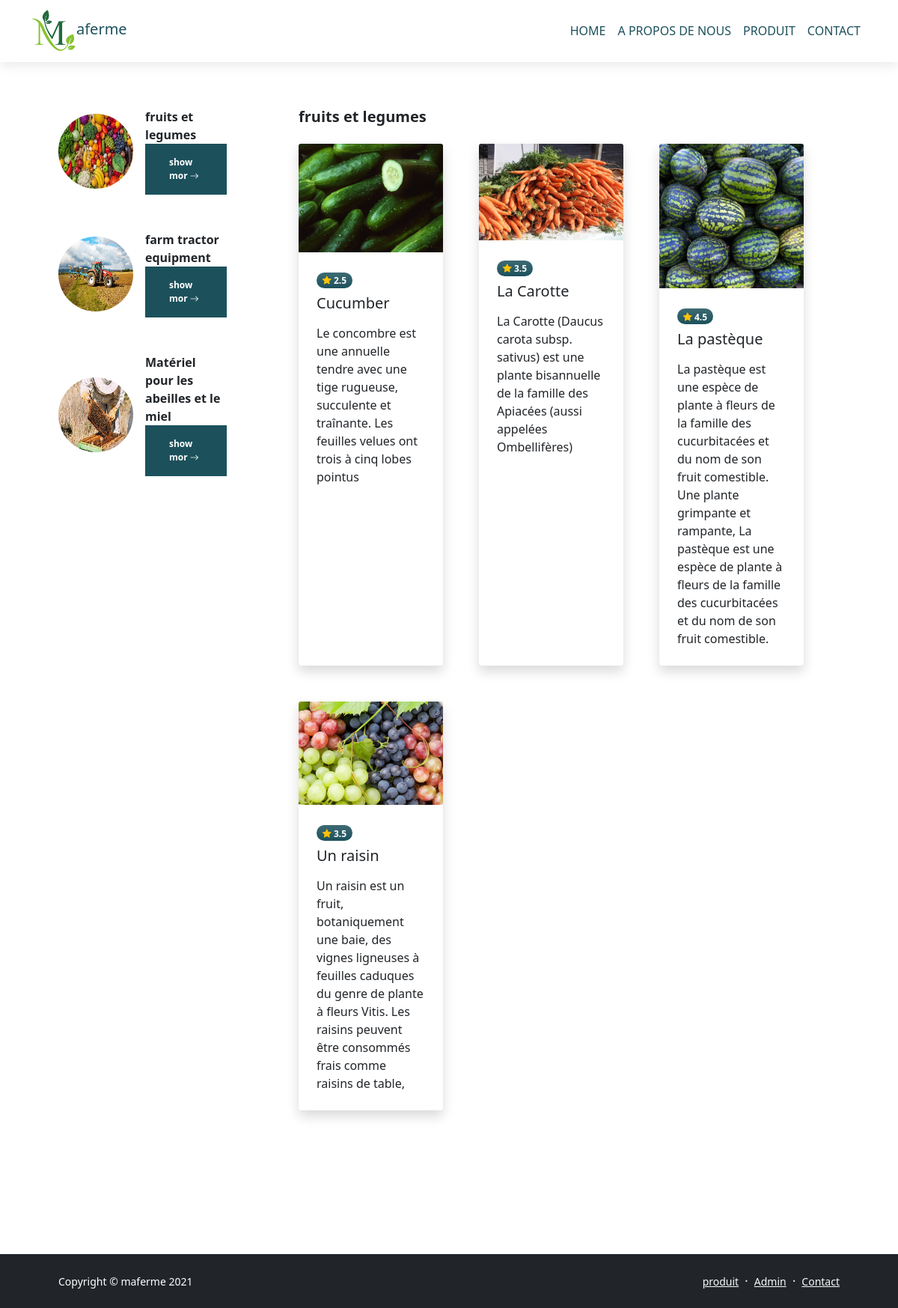
Screenshot of /category.php?cat_id=32 with the database file from the repository.
### tables this page shows
CREATE TABLE `categorie` (
  `cat_id` int(3) NOT NULL,
  `cat_titre` varchar(255) NOT NULL,
  `cat_image` text NOT NULL
);

CREATE TABLE `produit` (
  `produit_id` int(11) NOT NULL,
  `produit_cat_id` int(11) NOT NULL,
  `produit_titre` varchar(255) NOT NULL,
  `produit_prix` int(11) NOT NULL,
  `produit_img` text NOT NULL,
  `produit_comment` varchar(255) NOT NULL,
  `produit_description` text NOT NULL,
  `produit_date` date NOT NULL,
  `produit_evaluation` float NOT NULL
);

### category.php (the view, shortened to what this page needs)
<?php include "./include/head.php" ?>
<section class="py-5">
    <div class="container px-5 my-5">
        <div class="row gx-5">
            <div class="col-lg-3">
                <?php
                $query = "SELECT * FROM categorie ";
                $select_all = mysqli_query($conn, $query);
                while ($row = mysqli_fetch_assoc($select_all)) {
                    $cat_id = $row['cat_id'];
                    $cat_titre = $row['cat_titre'];
                    $cat_image = $row['cat_image'];
                ?>
                    <div class="d-flex align-items-center mt-lg-5 mb-4">
                        <img style=" width: 100px; height: 100px ;" class="img-fluid rounded-circle" src="image_db/categotie_img/<?php echo $cat_image ?> " alt="..." />
                        <div class="ms-3">
                            <div class="fw-bold"><?php echo $cat_titre ?></div>
                            <div class="text-muted">
                                <a class="button button--flex button--link home__info-button" href="category.php?cat_id=<?php echo $cat_id ?>">
                                    show mor <i class="bi bi-arrow-right"></i>
                                </a>
                            </div>
                        </div>
                    </div>
                <?php  } ?>
            </div>
            <div class="col-lg-9">
                <section class="py-5">
                    <div class="container px-5">
                        <?php
                        if (isset($_GET["cat_id"])) {
                            $cat_id2 = $_GET["cat_id"];
                        }
                        $query = "SELECT * FROM categorie where cat_id = $cat_id2";
                        $select_all = mysqli_query($conn, $query);
                        while ($row = mysqli_fetch_assoc($select_all)) {
                            $cat_titre = $row['cat_titre'];
                        ?>
                            <h2 class="fw-bolder fs-5 mb-4"><?php echo $cat_titre ?></h2>
                            <div class="row gx-5">
                            <?php } ?>
                            <?php
                            if (isset($_GET["cat_id"])) {
                                $cat_id = $_GET["cat_id"];
                            }
                            $query = "SELECT * FROM produit where produit_cat_id = $cat_id ";
                            $select_all = mysqli_query($conn, $query);
                            while ($row = mysqli_fetch_assoc($select_all)) {
                                $produit_id = $row['produit_id'];
                                $produit_titre = $row['produit_titre'];
                                $produit_evaluation = $row['produit_evaluation'];
                                $produit_description = $row['produit_description'];
                                $produit_img = $row['produit_img'];
                            ?>
                                <div class="col-lg-4 mb-5">
                                    <div class="card h-100 shadow border-0">
                                        <img class="card-img-top" src="image_db/produit_img/<?php echo $produit_img ?>" alt="..." />
                                        <div class="card-body p-4">
                                            <div class="badge bg-secondary bg-gradient rounded-pill mb-2"><i class="bi bi-star-fill text-warning"></i> <?php echo $produit_evaluation ?></div>
                                            <a class="text-decoration-none link-dark stretched-link" href="produit_comenter.php?p_id=<?php echo $produit_id ?>">
                                                <h5 class="card-title mb-3"><?php echo $produit_titre ?></h5>
                                            </a>
                                            <p class="card-text mb-0"><?php echo $produit_description ?></p>
                                        </div>
                                    </div>
                                </div>
                            <?php } ?>
                            </div>
                    </div>
            </div>
        </div>
</section>
</main>
<?php include "./include/footer.php" ?>

### rows the page displays
categorie: cat_image (picture), cat_titre "fruits et legumes"
categorie: cat_image (picture), cat_titre "farm tractor equipment"
categorie: cat_image (picture), cat_titre "Matériel pour les abeilles et le miel"
produit: produit_img (picture), produit_evaluation "2.5", produit_titre "Cucumber", produit_description "Le concombre est une annuelle tendre avec une tige rugueuse, succulente et traînante. Les feuilles velues ont trois à cinq lobes pointus"
produit: produit_img (picture), produit_evaluation "3.5", produit_titre "La Carotte", produit_description "La Carotte (Daucus carota subsp. sativus) est une plante bisannuelle de la famille des Apiacées (aussi appelées Ombellifères)"
produit: produit_img (picture), produit_evaluation "4.5", produit_titre "La pastèque", produit_description "La pastèque est une espèce de plante à fleurs de la famille des cucurbitacées et du nom de son fruit comestible. Une plante grimpante et rampante, La pastèque est une espèce de plante à fleurs de la famille des cucurbitacées et du nom de son fruit comestible."
produit: produit_img (picture), produit_evaluation "3.5", produit_titre "Un raisin", produit_description "Un raisin est un fruit, botaniquement une baie, des vignes ligneuses à feuilles caduques du genre de plante à fleurs Vitis. Les raisins peuvent être consommés frais comme raisins de table,"
